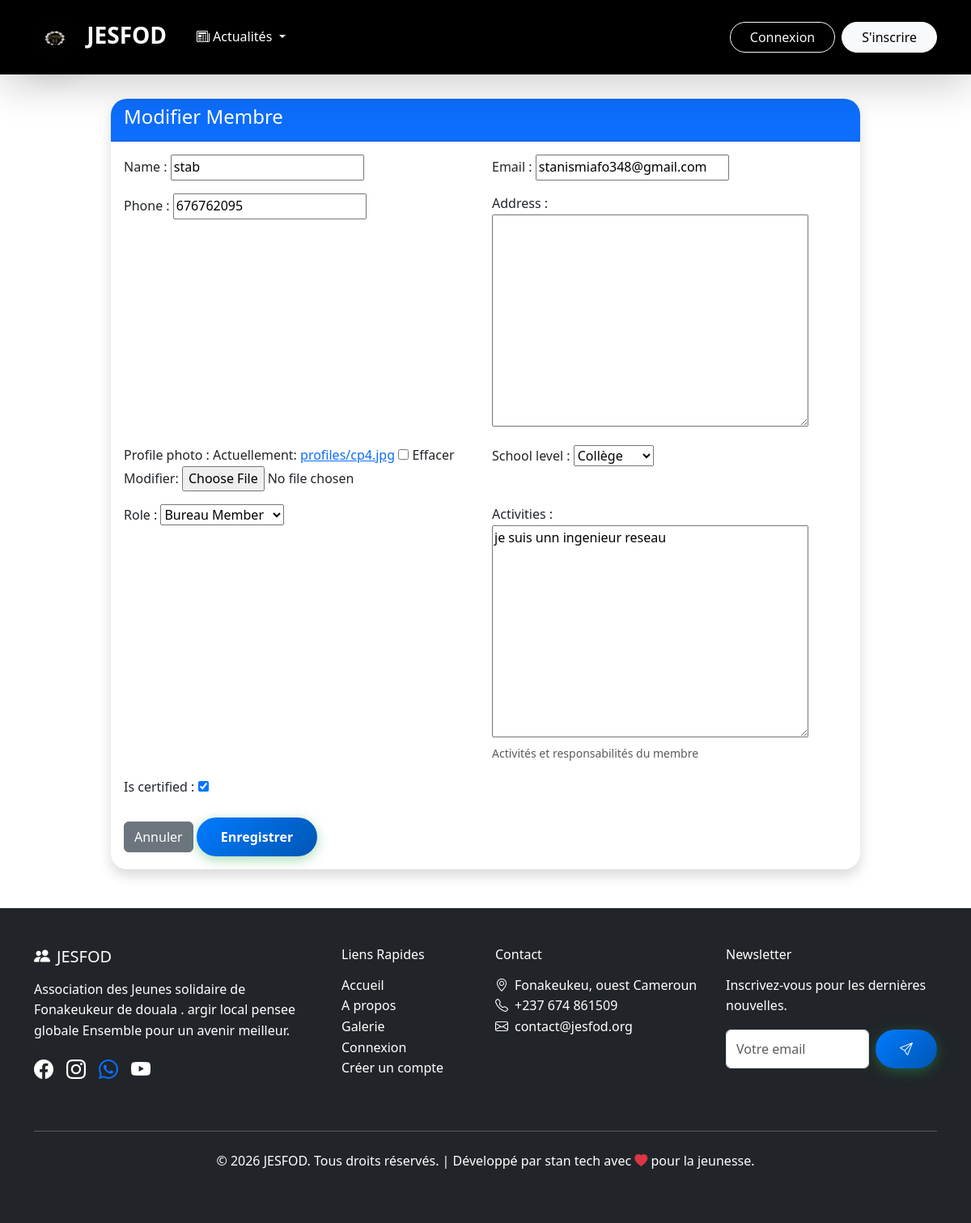
/adminjesfod/members/5/update/, run on the app's committed database.
### menber_JESFOD/models.py (models this page shows, shortened)
class Member(models.Model):
    ROLE_CHOICES = [
        ('bureau', 'Bureau Member'),
        ('reunion', 'Reunion Member'),
    ]
    SCHOOL_LEVEL_CHOICES = [
        ('primaire', 'Primaire'),
        ('college', 'Collège'),
        ('lycee', 'Lycée'),
        ('universite', 'Université'),
        ('master', 'Master'),
        ('doctorat', 'Doctorat'),
    ]
    user = models.OneToOneField(User, on_delete=models.CASCADE)
    name = models.CharField(max_length=100)
    email = models.EmailField()
    phone = models.CharField(max_length=20)
    address = models.TextField(blank=True)
    profile_photo = models.ImageField(upload_to='profiles/', blank=True, null=True)
    school_level = models.CharField(max_length=20, choices=SCHOOL_LEVEL_CHOICES, blank=True)
    role = models.CharField(max_length=10, choices=ROLE_CHOICES, default='reunion')
    is_certified = models.BooleanField(default=False)
    certification_date = models.DateTimeField(null=True, blank=True)
    activities = models.TextField(blank=True, help_text="Activités et responsabilités du membre")

### admin_JESFOD/views.py (the view)
# urls.py: path('members/<int:pk>/update/', views.MemberUpdateView.as_view(), name='member_update'),
class MemberUpdateView(UpdateView):
    model = Member
    fields = ['name', 'email', 'phone', 'address', 'profile_photo', 'school_level', 'role', 'activities', 'is_certified']
    template_name = 'admin_JESFOD/member_form.html'
    success_url = reverse_lazy('member_list')
    def get_context_data(self, **kwargs):
        context = super().get_context_data(**kwargs)
        context['is_admin_page'] = True
        return context

### admin_JESFOD/templates/admin_JESFOD/member_form.html (shortened to what this page needs)
{% extends 'base.html' %}
{% block content %}
<div class="container mt-5">
  <div class="row justify-content-center">
    <div class="col-lg-10">
      <div class="card shadow">
        <div class="card-header bg-primary text-white">
          <h4>{% if object %}Modifier{% else %}Créer{% endif %} Membre</h4>
        </div>
        <div class="card-body">
          <form method="post" enctype="multipart/form-data">
            <div class="row g-3">
              {% for field in form %}
              <div class="col-md-6">{{ field.label_tag }} {{ field }} {% if field.help_text %}<small class="text-muted">{{ field.help_text }}</small>{% endif %}</div>
              {% endfor %}
            </div>
            <div class="mt-4">
              <a href="{% url 'member_list' %}" class="btn btn-secondary">Annuler</a>
              <button type="submit" class="btn btn-primary">Enregistrer</button>
            </div>
          </form>
        </div>
      </div>
    </div>
  </div>
</div>
{% endblock %}

### JESFOD_PROJECT/static/css/style.css (style rules this page uses)
:root { --primary-blue: #007BFF; --secondary-blue: #0056b3; --primary-green: #28a745; --secondary-green: #20c997; --light-blue: #e3f2fd; --light-green: #e9f7ef; --gray: #6c757d; --light-gray: #f8f9fa; --white: #ffffff; --dark: #343a40; }
body { font-family: 'Segoe UI', Tahoma, Geneva, Verdana, sans-serif; line-height: 1.6; color: #333; background-color: var(--white); }
.btn-primary, .btn-success { background: linear-gradient(135deg, var(--primary-blue), var(--secondary-blue)); border: none; box-shadow: 0 4px 15px rgba(0, 123, 255, 0.4); padding: 12px 30px; border-radius: 50px; font-weight: 600; transition: all 0.3s ease; box-shadow: 0 4px 15px rgba(40, 167, 69, 0.4); color: var(--white); }
.card { border: none; border-radius: 20px; overflow: hidden; transition: transform 0.3s ease; box-shadow: 0 4px 15px rgba(0,0,0,0.1); }

### data on the page
Member: form "stab" "stanismiafo348@gmail.com" "676762095" "Collège" "Bureau Member" "je suis unn ingenieur reseau" "☑"

### other printed values
{{ field.label_tag }} "Name :" "Email :" "Phone :" "Address :" "Profile photo :" "School level :" "Role :" "Activities :" "Is certified :"
{{ field.help_text }} "Activités et responsabilités du membre"
